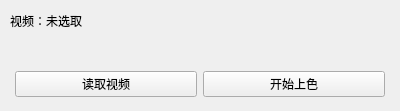
<?xml version="1.0" encoding="UTF-8"?>
<ui version="4.0">
 <class>widget</class>
 <widget class="QWidget" name="widget">
  <property name="geometry">
   <rect>
    <x>0</x>
    <y>0</y>
    <width>400</width>
    <height>111</height>
   </rect>
  </property>
  <property name="windowTitle">
   <string>视频上色</string>
  </property>
  <widget class="QFrame" name="horizontalFrame">
   <property name="geometry">
    <rect>
     <x>0</x>
     <y>59</y>
     <width>400</width>
     <height>51</height>
    </rect>
   </property>
   <layout class="QHBoxLayout" name="horizontalLayout">
    <property name="leftMargin">
     <number>15</number>
    </property>
    <property name="rightMargin">
     <number>15</number>
    </property>
    <item>
     <widget class="QPushButton" name="btnLoadVideo">
      <property name="text">
       <string>读取视频</string>
      </property>
     </widget>
    </item>
    <item>
     <widget class="QPushButton" name="btnColorize">
      <property name="text">
       <string>开始上色</string>
      </property>
     </widget>
    </item>
   </layout>
  </widget>
  <widget class="QLabel" name="label">
   <property name="geometry">
    <rect>
     <x>10</x>
     <y>10</y>
     <width>381</width>
     <height>21</height>
    </rect>
   </property>
   <property name="text">
    <string>视频：未选取</string>
   </property>
  </widget>
 </widget>
 <resources/>
 <connections/>
</ui>
